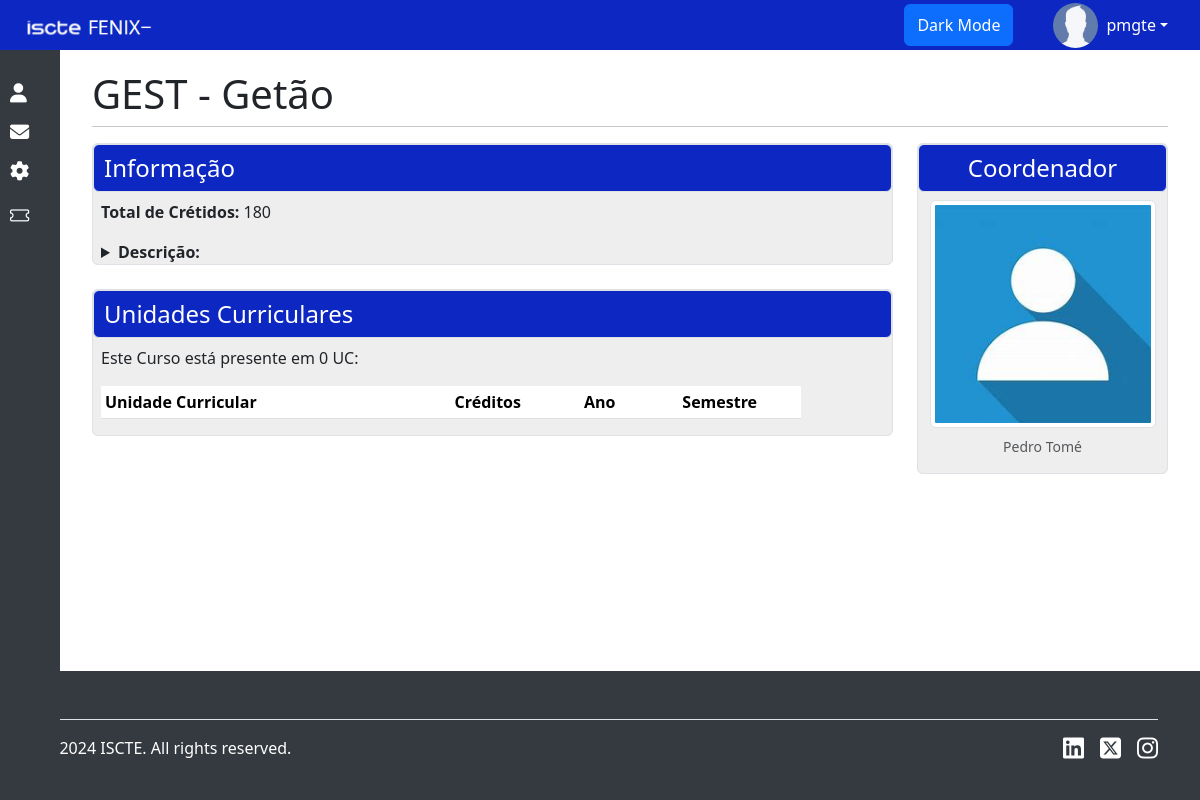
The app's page /Vitae/Curso/GEST/ (signed in), older data.
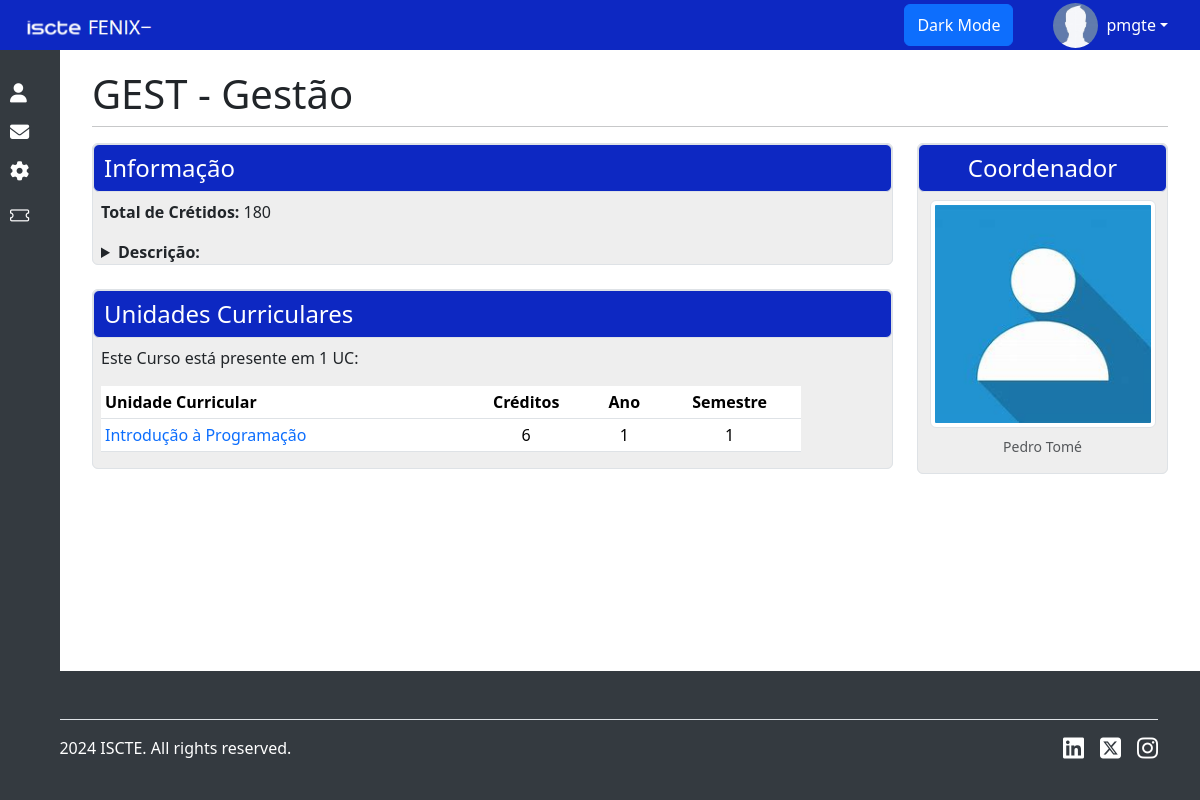
The same page, newer data.
### Vitae/models.py (models this page shows, shortened)
class Curso(models.Model):
    codigo = models.IntegerField(primary_key=True)
    acronimo = models.CharField(max_length=4, unique=True)
    designacao = models.CharField(max_length=100)
    creditos = models.IntegerField()
    descricao = models.TextField()
    coordenador = models.OneToOneField(Professor, on_delete=models.CASCADE)
    def get_count_uc(self):
        return PlanoCurricular.objects.filter(curso=self).count()

class Professor(models.Model):
    numeroProfessor = models.IntegerField(primary_key=True)
    foto = models.ImageField(upload_to='professores', default='', blank=True)
    gabinete = models.CharField(max_length=10)
    user = models.OneToOneField(User, on_delete=models.CASCADE)
    def __str__(self):
        return self.user.first_name + " " + self.user.last_name

class PlanoCurricular(models.Model):
    uc = models.ForeignKey(UC, on_delete=models.CASCADE)
    curso = models.ForeignKey(Curso, on_delete=models.CASCADE)
    ano = models.IntegerField()
    semestre = models.IntegerField()
    class Meta:
        constraints = [
            models.UniqueConstraint(fields=['uc', 'curso'], name='unique_plano_curricular'),
        ]

class UC(models.Model):
    acronimo = models.CharField(max_length=6, unique=True)
    designacao = models.CharField(max_length=100)
    creditos = models.IntegerField()
    descricao = models.TextField()
    coordenador = models.ForeignKey(Professor, on_delete=models.CASCADE)
    def __str__(self):
        return self.designacao

### Vitae/views.py (the view)
# urls.py: path('Curso/<str:acronimo>/', views.detalhes_curso, name='detalhes_curso'),
@login_required(login_url='login')
def detalhes_curso(request, acronimo):
    curso = get_object_or_404(Curso, acronimo=acronimo)
    planos_curriculares = PlanoCurricular.objects.filter(curso=curso).order_by('ano')
    context = {'curso': curso, 'planos_curriculares': planos_curriculares}
    return render(request, 'Vitae/detalhes_curso.html', context)

### Templates/Vitae/detalhes_curso.html (shortened to what this page needs)
{% extends 'skeleton.html' %}
{% load static %}
{% block content %}
    <div id="page-content-wrapper">
        <div class="container-fluid">
            <h1>{{ curso.acronimo }} - {{ curso.designacao }}</h1>
            <hr class="mt-2">
            <div class="row d-flex text-dark">
                <div class="col-md-9">
                    <fieldset class="border rounded">
                        <legend class="border rounded"> Informação </legend>
                        <div class="ps-2">
                            <p><strong> Total de Crétidos: </strong> {{ curso.creditos }}</p>
                            <details>
                                <summary><strong> Descrição: </strong></summary>
                            </details>
                        </div>
                    </fieldset>
                    <fieldset class="border rounded">
                        <legend class="border rounded"> Unidades Curriculares </legend>
                        <div class="ps-2">
                            <p> Este Curso está presente em {{ curso.get_count_uc }} UC: </p>
                            <table class="table table-sm table-hover">
                                <thead>
                                <tr>
                                    <th scope="col"> Unidade Curricular </th>
                                    <th scope="col" class="text-center"> Créditos </th>
                                    <th scope="col" class="text-center"> Ano </th>
                                    <th scope="col" class="text-center"> Semestre </th>
                                </tr>
                                </thead>
                                <tbody>
                                {% for plano in planos_curriculares %}
                                    <tr>
                                        <td><a href="{% url 'Vitae:detalhes_uc' plano.uc.acronimo %}" class="link-underline link-underline-opacity-0"> {{ plano.uc }} </a></td>
                                        <td class="text-center"> {{ plano.uc.creditos }} </td>
                                        <td class="text-center"> {{ plano.ano }}</td>
                                        <td class="text-center"> {{ plano.semestre }}</td>
                                    </tr>
                                {% endfor %}
                                </tbody>
                            </table>
                        </div>
                    </fieldset>
                </div>
                <div class="col-md-3">
                    <fieldset class="border rounded text-center">
                        <legend class="border rounded"> Coordenador </legend>
                        <figure class="figure d-inline-block mx-auto">
                            {% if curso.coordenador.foto %}
                                <img src="{{ curso.coordenador.foto.url }}" class="fotoCoordenador figure-img rounded img-thumbnail" alt="Coordenador">
                            {% else %}
                                <img src="{% static 'Vitae/Images/PerfilDefault.png' %}" class="fotoCoordenador rounded figure-img img-thumbnail" alt="Coordenador">
                            {% endif %}
                            <figcaption class="figure-caption"> {{ curso.coordenador }}</figcaption>
                        </figure>
                    </fieldset>
                </div>
            </div>
        </div>
    </div>
{% endblock %}

Row changes from the older to the newer data that the page shows:
changed Curso "GEST": designacao "Getão" → "Gestão"; get_count_uc "0" → "1"
added PlanoCurricular: uc "Introdução à Programação", uc.creditos "6", ano "1", semestre "1"
